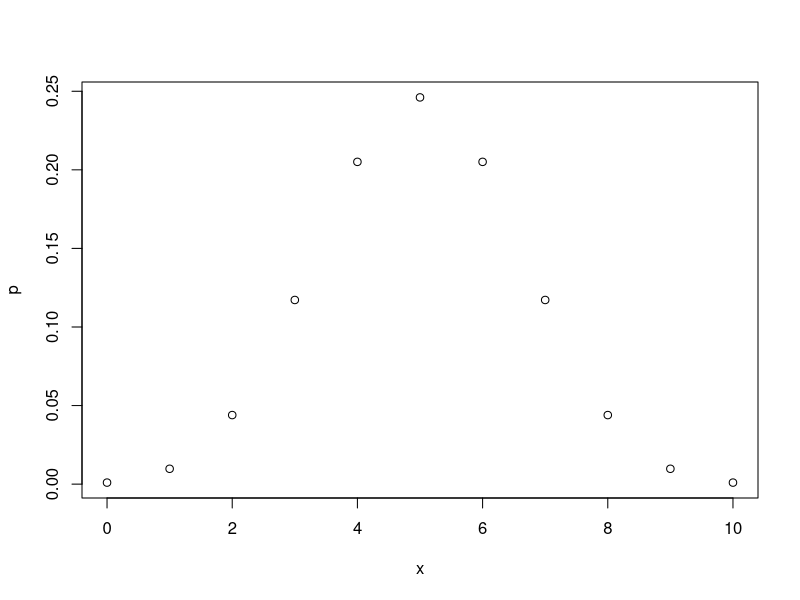
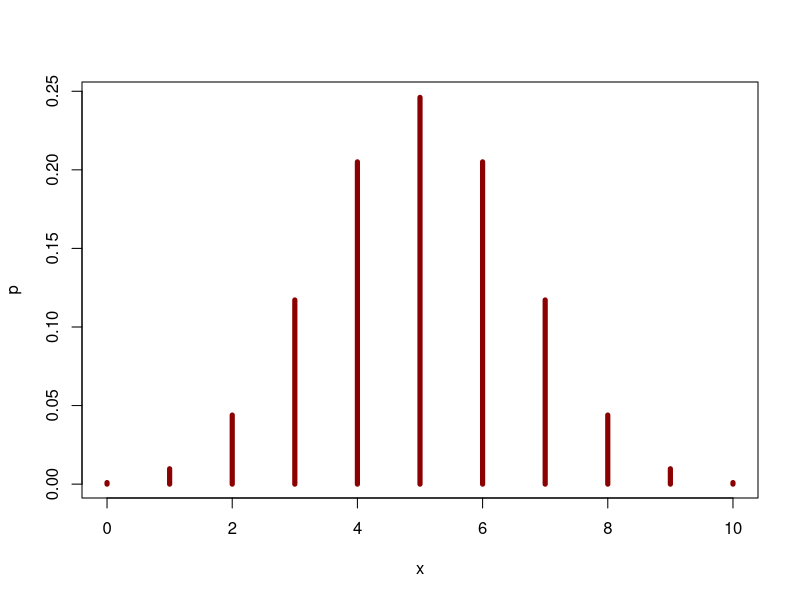
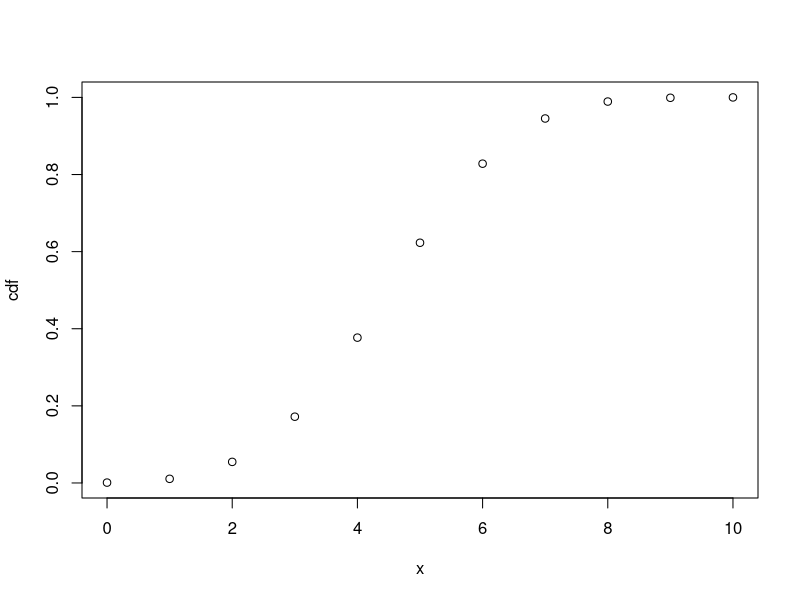
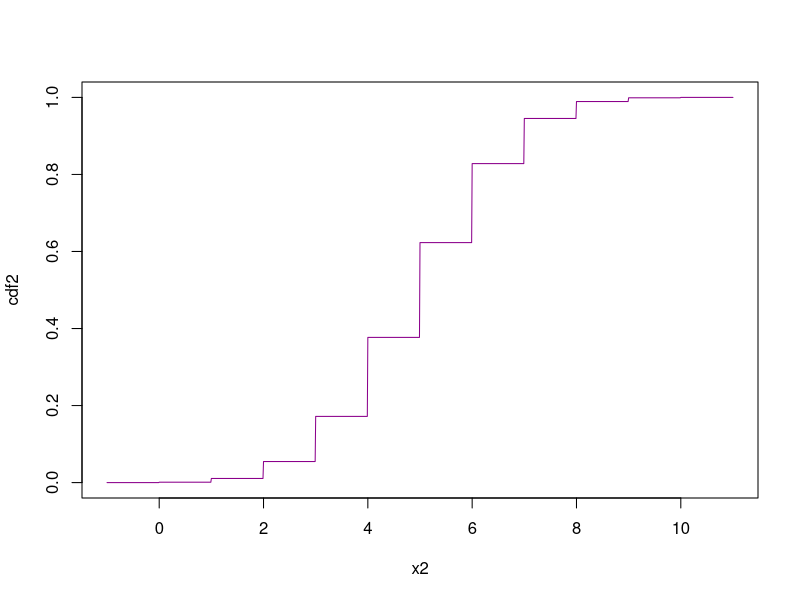
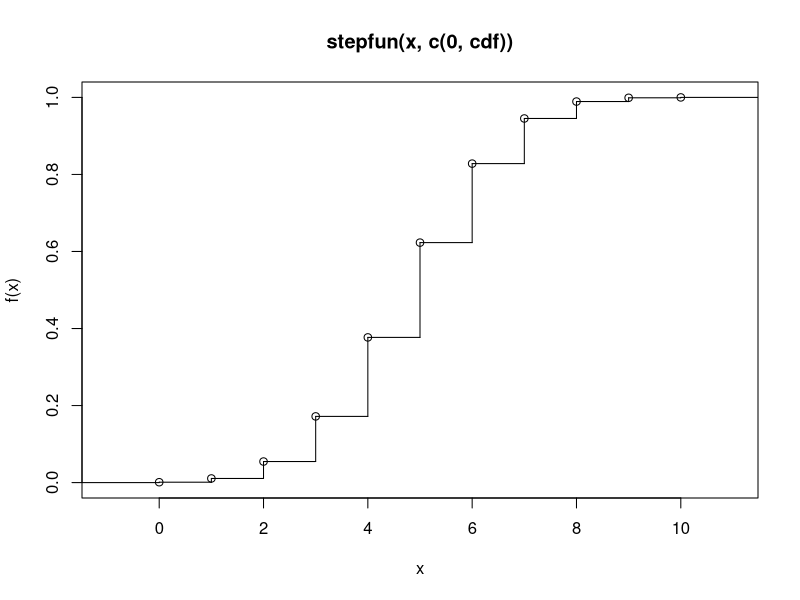
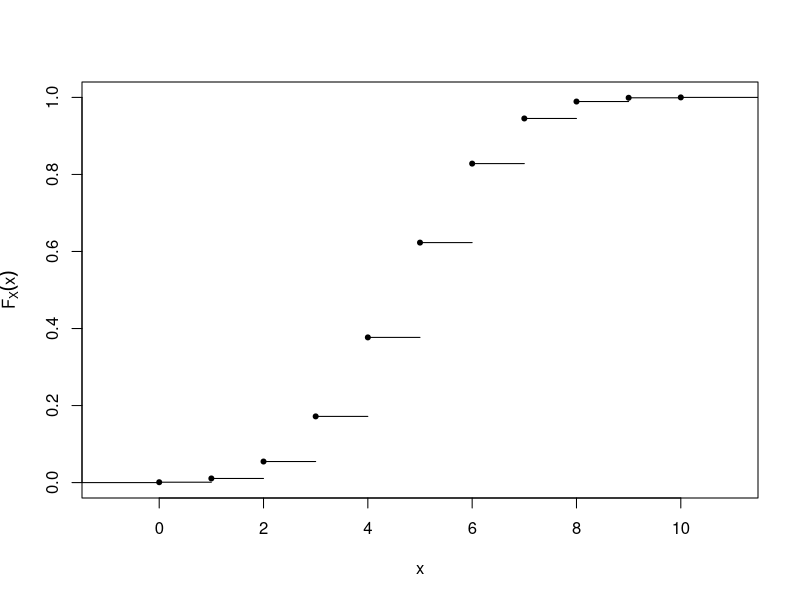
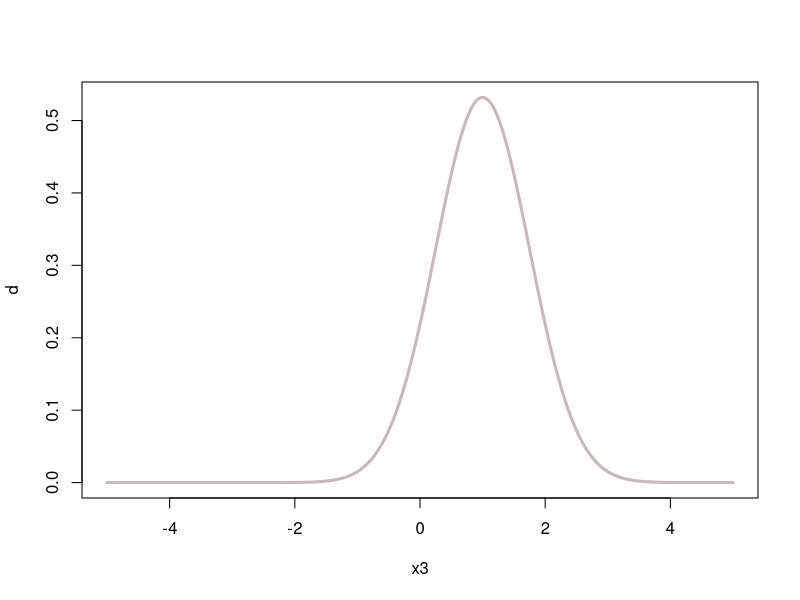
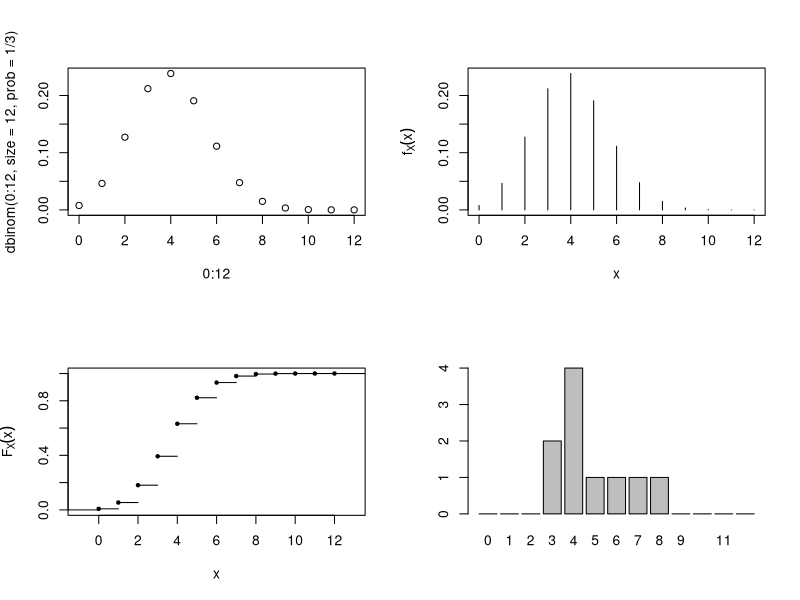

These charts were generated, in order, by the following R code:
## ---- chunk 1
knitr::opts_chunk$set(echo = TRUE)
 
## ---- chunk 2
pnorm(0)
pnorm(0, mean = 4, sd = 4) #in R, one uses sd and not the variance as the parameter
pnorm(0, 4, 4)

qnorm(0.5)
qnorm(0.999)

pbinom(q = 0, size = 2, prob = 0.5)

dbinom(x = 1, size = 2, prob = 0.8)
## ---- chunk 3
# a pmf:
x <- c(0:10)
p <- dbinom(x = x, prob = 0.5, size = 10)
plot(x, p)
plot(x, p, type = "h", lwd = 5, col = "Darkred")

# a cdf:
#first try:
cdf <- pbinom(q = x, prob = 0.5, size = 10)
plot(x, cdf) # only in the defined points, we would like to see the whole cdf

#second try:
x2 <- seq(from = -1, to = 11, by = 0.01)
cdf2 <- pbinom(q = x2, prob = 0.5, size = 10)
plot(x2, cdf2, lwd = 1, t = "l", col = "Darkmagenta") # that does not look like a function

#third try:
plot( stepfun( x, c(0,cdf))) # that still does not look like a function

plot( stepfun( x, c(0,cdf)), ylab=bquote(F[X](x)), verticals=FALSE,  main='', pch=20)
# And finally a proper plot of a cdf

# a density:
x3 <- seq(from = -5, to = 5, by = 0.01)
d <- dnorm(x = x3, mean = 1, sd = 0.75)
plot(x3, d, type = "l", col = "mistyrose3", lwd = 3)
## ---- chunk 4
par( mfrow=c(2, 2))

plot( 0:12, dbinom(0:12, size=12, prob=1/3)) # the easiest version

plot( 0:12, dbinom(0:12, size=12, prob=1/3), type='h',
      xlab='x', ylab=bquote(f[X](x)))  

# or a bit more elegant and a bit more complex
plot( stepfun( 0:12, pbinom(-1:12, size=12, prob=1/3)), 
           ylab=bquote(F[X](x)), verticals=FALSE,  main='', pch=20)

set.seed( 14)     # same results if the following lines are evaluated again
print( x10 <- rbinom(10, size=12, prob=1/3 ))    # printing the 10 draws
barplot( table( factor(x10, levels=0:12)))       # barplot of the 10 draws
x100 <- rbinom(100, size=12, prob=1/3 )          # 100 draws
barplot( table( factor(x100, levels=0:12))/100)  # frequency barplot 
sum(x100==5) 

hist(x100, freq = FALSE, breaks = c(0:12))
lines(density(x100))

qqnorm(x100)
# how many times five face cards?
## alternative way for the cdf:
# plot( c(-.5,0,1,1.5), c(0,0,1,1), type='l', xlab='x', ylab=bquote(F[X](x)))
## ---- chunk 5
mag4 <- c(2,0,0,2,5,0,1,4,1,2,1,3,3,2,2,3,0,0,3,1,2,2,2,4,3) # data
hist( mag4, breaks=seq(-0.5, to=10), prob=TRUE, main="", col='gray')
points( 0:10, dpois(0:10, lambda=2), pch=19, col=4)  # pmf of X~Pois(2)
## ---- chunk 6
outer(1:6,1:6,"+")
outer(1:6,1:6)
outer(1:6,1:6,"/")
## ---- chunk 7
plot.ecdf(c(1,1,1,2,2,3))
## ---- chunk 8
par( mfrow=c(1, 2))
plot.ecdf( outer(1:6, 1:6, "+"),     # generating all possible outcomes
           ylab=bquote(F[X](x)), main='', pch=20)  # `bquote` for subscripts
x <- 2:12               #  possible outcomes
p <- c(1:6, 5:1)/36     #  corresponding probabilities
plot( x, p, type='h', xlim=c(1,13), ylim=c(0, .2),
     xlab=bquote(x[i]), ylab=bquote(p[i]==f[X](x[i])))
points( x, p, pch = 20) # adding points for clarity
## ---- chunk 9
par( mfrow=c(1, 2))
plot( c(-0.5, 0, NA, 0, 1, NA, 1, 1.5), c(0, 0, NA, 1, 1, NA, 0, 0),  
      type='l', xlab='x', ylab=bquote(f[X](x)))  
# curve(dunif( x), -0.5, 1.5) # does not emphasize the discontinuity!!
curve(punif( x), -0.5, 1.5)
## alternative way for the cdf:
# plot( c(-.5,0,1,1.5), c(0,0,1,1), type='l', xlab='x', ylab=bquote(F[X](x)))
## ---- chunk 10
adens <- function( x, y, ...) {
	polygon(c(x[1], x, x[length(x)]), c(0,y,0),..., border=NA)
}

par( mfcol=c(1,2), mai=c(.3,.1,.1,.1), cex=.75)
h <- seq( -3.5, 3.5, l=100)
col <- c( rgb(1,0,0,1), rgb(0,1,0,1), rgb(0,0,1,1))
plot( h, dnorm(h), type='l', xlab='', ylab='', yaxt='n', xlim=c(-3.2, 3.2))
adens( h[h< 2],  dnorm( h[h< 2]), col=col[1], density=30) 
adens( h[h< 1],  dnorm( h[h< 1]), col=col[2], density=35, angle=90) 
adens( h[h< 0],  dnorm( h[h< 0]), col=col[3], density=20, angle=-45) 
text(3.1, .37, "P(Z<0)=50.0%", col=col[3], adj=1)
text(3.1, .32, "P(Z<1)=84.1%", col=col[2], adj=1)
text(3.1, .27, "P(Z<2)=97.7%", col=col[1], adj=1)
round( pnorm(0:2),3)

plot( h, dnorm(h), type='l', xlab='', ylab='', yaxt='n', xlim=c(-3.2, 3.2))
adens( h[h< 3 & h > -3],  dnorm( h[h< 3 & h> -3]), col=col[1], density=30) 
adens( h[h< 2 & h > -2],  dnorm( h[h< 2 & h> -2]), col=col[2], density=35, angle=90) 
adens( h[h< 1 & h > -1],  dnorm( h[h< 1 & h> -1]), col=col[3], density=20, angle=-45) 
text(3.2, .37, "P(-1<Z<1)=68.3%", col=col[3], adj=1)
text(3.2, .32, "P(-2<Z<2)=95.4%", col=col[2], adj=1)
text(3.2, .27, "P(-3<Z<3)=99.7%", col=col[1], adj=1)
round( pnorm(1:3)-pnorm(-1:-3),3)
## ---- chunk 11
plot( dnorm, -3, 3, ylim=c(-.5,2), xlim=c(-2.6,2.6)) 
abline( c(0, 1), h=c(0,1), v=c(0,1), col='gray') # diag and horizontal lines
plot( pnorm, -3, 3, col=3, add=TRUE) 
plot( qnorm, 0, 1, col=4, add=TRUE)
